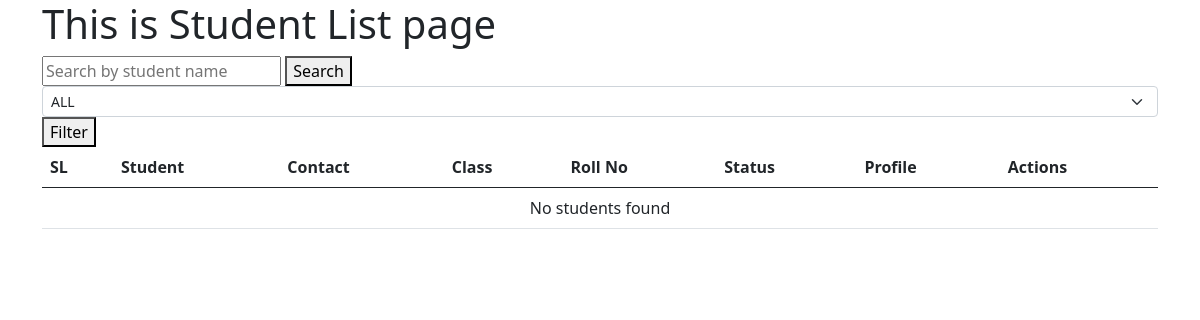
The app's page /, older data.
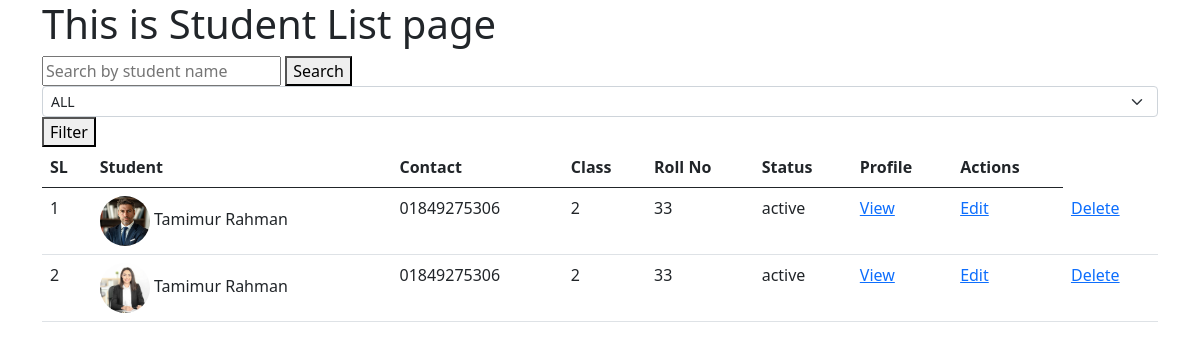
The same page, newer data.
### students/models.py (models this page shows, shortened)
class Student_Info(models.Model):
    STATUS=[
        ('active','Active'),
        ('inactive','Inactive'),
    ]
    CLASS_CHOICES = [
    ("1", "Class 1"),
    ("2", "Class 2"),
    ("3", "Class 3"),
    ("4", "Class 4"),
    ("5", "Class 5"),
    ("6", "Class 6"),
    ("7", "Class 7"),
    ("8", "Class 8"),
    ("9", "Class 9"),
    ("10", "Class 10"),]
    name = models.CharField(max_length=100)
    roll = models.IntegerField()
    student_class=models.CharField(max_length=2, choices=CLASS_CHOICES)
    dob = models.DateTimeField(null=False,blank=False)
    status=models.CharField(max_length=10,choices=STATUS, default='active')
    father_name = models.CharField(max_length=100)
    mother_name = models.CharField(max_length=100)
    phone=models.CharField(max_length=100)
    adress=models.TextField(max_length=100)
    photo = models.ImageField(upload_to=student_photo_path,blank=True,null=True)
    class Meta:
        constraints = [
            models.UniqueConstraint(
                fields=['student_class', 'roll'],
                name='unique_roll_per_class'
            )
        ]

### students/views.py (the view)
# urls.py: path('',student_list,name='list'),
def student_list(request):
    all_students = Student_Info.objects.all()
    class_filter = request.GET.get('student_class','all')#for filtering
    query = request.GET.get('name_query','').strip()
    if class_filter != 'all':
        all_students = all_students.filter(student_class=class_filter)
    if query:
        all_students = all_students.filter(Q(name__icontains=query))
    return render(request,'student_list.html',{'all_students':all_students,'class_filter':class_filter,'query':query})

### students/templates/student_list.html (shortened to what this page needs)
{% extends "base.html" %}
{% block content %}
<h1>This is Student List page</h1>
<form method="get">
    <input
        type="text"
        name="name_query"
        placeholder="Search by student name"
        value="{{ request.GET.name_query }}">
    <button type="submit">Search</button>
</form>
<form action="" method="get">
    <select
        class="form-select form-select-sm"
        aria-label=".form-select-sm example"
        name="student_class">
        <option value="all" {% if class_filter == 'all' %}selected{% endif %}>ALL</option>
    </select>
    <button type="submit">Filter</button>
</form>
<table class="table">
    <thead>
        <tr>
            <th scope="col">SL</th>
            <th scope="col">Student</th>
            <th scope="col">Contact</th>
            <th scope="col">Class</th>
            <th scope="col">Roll No</th>
            <th scope="col">Status</th>
            <th scope="col">Profile</th>
            <th scope="col">Actions</th>
        </tr>
    </thead>
    <tbody>
        {% for i in all_students %}
        <tr>
            <td>{{ forloop.counter }}</td>
            <td>
                {% if i.photo %}
                    <img src="{{ i.photo.url }}" alt="{{ i.name }}" class="student-img rounded-circle">
                {% else %}
                    <div class="placeholder-img rounded-circle d-flex justify-content-center align-items-center">
                        {{ i.name|slice:":2"|upper }}
                    </div>
                {% endif %}
                {{ i.name }}
            </td>
            <td>{{ i.phone }}</td>
            <td>{{ i.student_class }}</td>
            <td>{{ i.roll }}</td>
            <td>{{ i.status }}</td>
            <td><a href="{% url 'st_profile_view' i.id %}">View</a></td>
            <td><a href="{% url 'update' i.id %}">Edit</a></td>
            <td><a href="{% url 'student_delete' i.id %}">Delete</a></td>
        </tr>
        {% empty %}
        <tr>
            <td colspan="8" class="text-center">No students found</td>
        </tr>
        {% endfor %}
    </tbody>
</table>
{% endblock content %}

Row changes from the older to the newer data that the page shows:
added Student_Info: photo (picture), name "Tamimur Rahman", phone "01849275306", student_class "2", roll "33", status "active"
added Student_Info: photo (picture), name "Tamimur Rahman", phone "01849275306", student_class "2", roll "33", status "active"
Text that changed along with them:
text no longer shown: "No students found"
